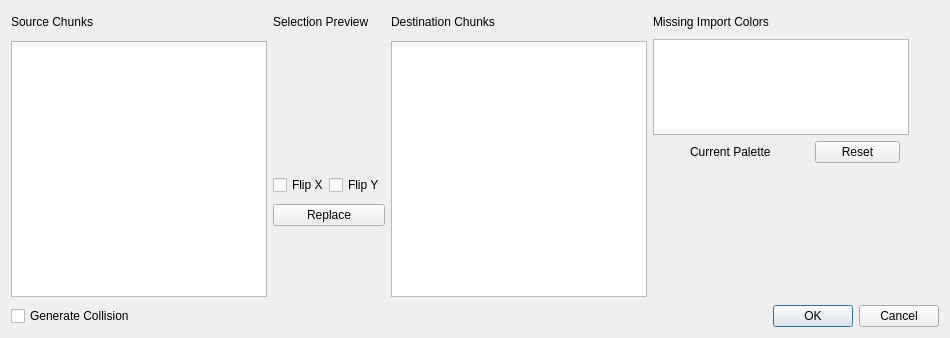
<?xml version="1.0" encoding="UTF-8"?>
<ui version="4.0">
 <class>ImportGFXTool</class>
 <widget class="QDialog" name="ImportGFXTool">
  <property name="geometry">
   <rect>
    <x>0</x>
    <y>0</y>
    <width>950</width>
    <height>338</height>
   </rect>
  </property>
  <property name="windowTitle">
   <string>Form</string>
  </property>
  <property name="sizeGripEnabled">
   <bool>false</bool>
  </property>
  <property name="modal">
   <bool>false</bool>
  </property>
  <layout class="QGridLayout" name="gridLayout_2">
   <item row="0" column="1">
    <widget class="QLabel" name="label_2">
     <property name="minimumSize">
      <size>
       <width>0</width>
       <height>22</height>
      </size>
     </property>
     <property name="maximumSize">
      <size>
       <width>16777215</width>
       <height>22</height>
      </size>
     </property>
     <property name="text">
      <string>Selection Preview</string>
     </property>
    </widget>
   </item>
   <item row="0" column="2">
    <widget class="QLabel" name="dstLabel">
     <property name="minimumSize">
      <size>
       <width>0</width>
       <height>22</height>
      </size>
     </property>
     <property name="maximumSize">
      <size>
       <width>16777215</width>
       <height>22</height>
      </size>
     </property>
     <property name="text">
      <string>Destination Chunks</string>
     </property>
    </widget>
   </item>
   <item row="5" column="0">
    <widget class="QCheckBox" name="genColCheck">
     <property name="text">
      <string>Generate Collision</string>
     </property>
    </widget>
   </item>
   <item row="4" column="1">
    <layout class="QGridLayout" name="gridLayout">
     <property name="horizontalSpacing">
      <number>0</number>
     </property>
     <property name="verticalSpacing">
      <number>9</number>
     </property>
     <item row="1" column="1">
      <widget class="QCheckBox" name="flipY">
       <property name="maximumSize">
        <size>
         <width>56</width>
         <height>22</height>
        </size>
       </property>
       <property name="text">
        <string>Flip Y</string>
       </property>
      </widget>
     </item>
     <item row="1" column="0">
      <widget class="QCheckBox" name="flipX">
       <property name="maximumSize">
        <size>
         <width>56</width>
         <height>22</height>
        </size>
       </property>
       <property name="text">
        <string>Flip X</string>
       </property>
      </widget>
     </item>
     <item row="2" column="0" colspan="2">
      <widget class="QPushButton" name="replaceButton">
       <property name="sizePolicy">
        <sizepolicy hsizetype="Minimum" vsizetype="Fixed">
         <horstretch>0</horstretch>
         <verstretch>0</verstretch>
        </sizepolicy>
       </property>
       <property name="minimumSize">
        <size>
         <width>0</width>
         <height>0</height>
        </size>
       </property>
       <property name="maximumSize">
        <size>
         <width>128</width>
         <height>22</height>
        </size>
       </property>
       <property name="focusPolicy">
        <enum>Qt::NoFocus</enum>
       </property>
       <property name="text">
        <string>Replace</string>
       </property>
      </widget>
     </item>
     <item row="3" column="0" colspan="2">
      <spacer name="verticalSpacer">
       <property name="orientation">
        <enum>Qt::Vertical</enum>
       </property>
       <property name="sizeHint" stdset="0">
        <size>
         <width>20</width>
         <height>40</height>
        </size>
       </property>
      </spacer>
     </item>
    </layout>
   </item>
   <item row="1" column="1" rowspan="3">
    <widget class="QFrame" name="chunkView">
     <property name="sizePolicy">
      <sizepolicy hsizetype="Ignored" vsizetype="Expanding">
       <horstretch>0</horstretch>
       <verstretch>0</verstretch>
      </sizepolicy>
     </property>
     <property name="minimumSize">
      <size>
       <width>128</width>
       <height>128</height>
      </size>
     </property>
     <property name="maximumSize">
      <size>
       <width>128</width>
       <height>128</height>
      </size>
     </property>
     <property name="frameShape">
      <enum>QFrame::NoFrame</enum>
     </property>
     <property name="lineWidth">
      <number>1</number>
     </property>
     <layout class="QGridLayout" name="gridLayout_3">
      <property name="leftMargin">
       <number>0</number>
      </property>
      <property name="topMargin">
       <number>0</number>
      </property>
      <property name="rightMargin">
       <number>0</number>
      </property>
      <property name="bottomMargin">
       <number>0</number>
      </property>
      <property name="spacing">
       <number>0</number>
      </property>
     </layout>
    </widget>
   </item>
   <item row="1" column="0" rowspan="4">
    <widget class="QListWidget" name="srcList">
     <property name="minimumSize">
      <size>
       <width>0</width>
       <height>256</height>
      </size>
     </property>
     <property name="maximumSize">
      <size>
       <width>256</width>
       <height>256</height>
      </size>
     </property>
     <property name="horizontalScrollBarPolicy">
      <enum>Qt::ScrollBarAlwaysOff</enum>
     </property>
     <property name="editTriggers">
      <set>QAbstractItemView::CurrentChanged|QAbstractItemView::SelectedClicked</set>
     </property>
     <property name="dragDropMode">
      <enum>QAbstractItemView::DragDrop</enum>
     </property>
     <property name="defaultDropAction">
      <enum>Qt::IgnoreAction</enum>
     </property>
     <property name="selectionMode">
      <enum>QAbstractItemView::ExtendedSelection</enum>
     </property>
     <property name="selectionBehavior">
      <enum>QAbstractItemView::SelectRows</enum>
     </property>
     <property name="viewMode">
      <enum>QListView::IconMode</enum>
     </property>
    </widget>
   </item>
   <item row="5" column="4">
    <widget class="QDialogButtonBox" name="buttonBox">
     <property name="maximumSize">
      <size>
       <width>166</width>
       <height>16777215</height>
      </size>
     </property>
     <property name="standardButtons">
      <set>QDialogButtonBox::Cancel|QDialogButtonBox::Ok</set>
     </property>
    </widget>
   </item>
   <item row="2" column="3" colspan="2">
    <layout class="QHBoxLayout" name="horizontalLayout">
     <property name="spacing">
      <number>0</number>
     </property>
     <item>
      <widget class="QLabel" name="label_3">
       <property name="minimumSize">
        <size>
         <width>0</width>
         <height>22</height>
        </size>
       </property>
       <property name="maximumSize">
        <size>
         <width>88</width>
         <height>22</height>
        </size>
       </property>
       <property name="text">
        <string>Current Palette</string>
       </property>
      </widget>
     </item>
     <item>
      <widget class="QPushButton" name="resetPal">
       <property name="maximumSize">
        <size>
         <width>85</width>
         <height>16777215</height>
        </size>
       </property>
       <property name="text">
        <string>Reset</string>
       </property>
      </widget>
     </item>
    </layout>
   </item>
   <item row="1" column="2" rowspan="4">
    <widget class="QListWidget" name="dstList">
     <property name="minimumSize">
      <size>
       <width>0</width>
       <height>256</height>
      </size>
     </property>
     <property name="maximumSize">
      <size>
       <width>256</width>
       <height>256</height>
      </size>
     </property>
     <property name="editTriggers">
      <set>QAbstractItemView::CurrentChanged|QAbstractItemView::SelectedClicked</set>
     </property>
     <property name="dragDropMode">
      <enum>QAbstractItemView::DragDrop</enum>
     </property>
     <property name="defaultDropAction">
      <enum>Qt::IgnoreAction</enum>
     </property>
     <property name="selectionMode">
      <enum>QAbstractItemView::ExtendedSelection</enum>
     </property>
     <property name="selectionBehavior">
      <enum>QAbstractItemView::SelectRows</enum>
     </property>
     <property name="viewMode">
      <enum>QListView::IconMode</enum>
     </property>
    </widget>
   </item>
   <item row="3" column="3" rowspan="2" colspan="2">
    <widget class="QFrame" name="palFrameIn">
     <property name="minimumSize">
      <size>
       <width>256</width>
       <height>128</height>
      </size>
     </property>
     <property name="maximumSize">
      <size>
       <width>256</width>
       <height>256</height>
      </size>
     </property>
     <layout class="QVBoxLayout" name="verticalLayout">
      <property name="sizeConstraint">
       <enum>QLayout::SetNoConstraint</enum>
      </property>
      <property name="leftMargin">
       <number>0</number>
      </property>
      <property name="topMargin">
       <number>0</number>
      </property>
      <property name="rightMargin">
       <number>0</number>
      </property>
      <property name="bottomMargin">
       <number>0</number>
      </property>
     </layout>
    </widget>
   </item>
   <item row="0" column="0">
    <widget class="QLabel" name="srcLabel">
     <property name="minimumSize">
      <size>
       <width>0</width>
       <height>22</height>
      </size>
     </property>
     <property name="maximumSize">
      <size>
       <width>16777215</width>
       <height>22</height>
      </size>
     </property>
     <property name="text">
      <string>Source Chunks</string>
     </property>
    </widget>
   </item>
   <item row="1" column="3" colspan="2">
    <widget class="QListWidget" name="importPal">
     <property name="sizePolicy">
      <sizepolicy hsizetype="Preferred" vsizetype="Preferred">
       <horstretch>0</horstretch>
       <verstretch>0</verstretch>
      </sizepolicy>
     </property>
     <property name="minimumSize">
      <size>
       <width>256</width>
       <height>96</height>
      </size>
     </property>
     <property name="maximumSize">
      <size>
       <width>256</width>
       <height>96</height>
      </size>
     </property>
     <property name="frameShape">
      <enum>QFrame::StyledPanel</enum>
     </property>
     <property name="frameShadow">
      <enum>QFrame::Sunken</enum>
     </property>
     <property name="lineWidth">
      <number>1</number>
     </property>
     <property name="verticalScrollBarPolicy">
      <enum>Qt::ScrollBarAsNeeded</enum>
     </property>
     <property name="horizontalScrollBarPolicy">
      <enum>Qt::ScrollBarAlwaysOff</enum>
     </property>
     <property name="editTriggers">
      <set>QAbstractItemView::CurrentChanged|QAbstractItemView::SelectedClicked</set>
     </property>
     <property name="dragDropMode">
      <enum>QAbstractItemView::DragDrop</enum>
     </property>
     <property name="defaultDropAction">
      <enum>Qt::IgnoreAction</enum>
     </property>
     <property name="selectionMode">
      <enum>QAbstractItemView::ExtendedSelection</enum>
     </property>
     <property name="iconSize">
      <size>
       <width>15</width>
       <height>15</height>
      </size>
     </property>
     <property name="movement">
      <enum>QListView::Free</enum>
     </property>
     <property name="flow">
      <enum>QListView::LeftToRight</enum>
     </property>
     <property name="isWrapping" stdset="0">
      <bool>true</bool>
     </property>
     <property name="gridSize">
      <size>
       <width>17</width>
       <height>16</height>
      </size>
     </property>
     <property name="viewMode">
      <enum>QListView::IconMode</enum>
     </property>
    </widget>
   </item>
   <item row="0" column="3" colspan="2">
    <widget class="QLabel" name="label">
     <property name="minimumSize">
      <size>
       <width>0</width>
       <height>22</height>
      </size>
     </property>
     <property name="maximumSize">
      <size>
       <width>256</width>
       <height>16777215</height>
      </size>
     </property>
     <property name="text">
      <string>Missing Import Colors</string>
     </property>
    </widget>
   </item>
  </layout>
 </widget>
 <resources/>
 <connections>
  <connection>
   <sender>buttonBox</sender>
   <signal>accepted()</signal>
   <receiver>ImportGFXTool</receiver>
   <slot>accept()</slot>
   <hints>
    <hint type="sourcelabel">
     <x>248</x>
     <y>254</y>
    </hint>
    <hint type="destinationlabel">
     <x>157</x>
     <y>274</y>
    </hint>
   </hints>
  </connection>
  <connection>
   <sender>buttonBox</sender>
   <signal>rejected()</signal>
   <receiver>ImportGFXTool</receiver>
   <slot>reject()</slot>
   <hints>
    <hint type="sourcelabel">
     <x>316</x>
     <y>260</y>
    </hint>
    <hint type="destinationlabel">
     <x>286</x>
     <y>274</y>
    </hint>
   </hints>
  </connection>
 </connections>
</ui>
